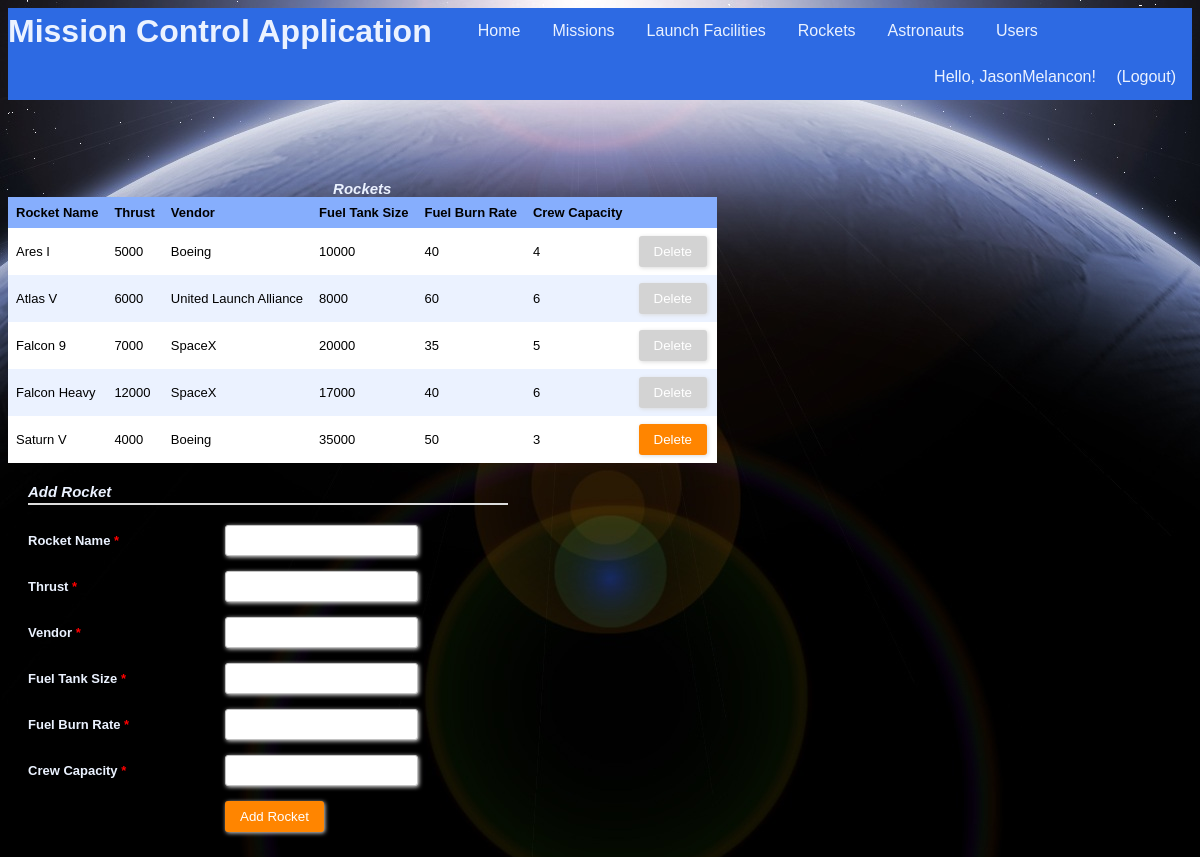
Page /rockets (signed in) on the committed database.
### tables this page shows
CREATE TABLE "Users" (
	`uid`	INTEGER NOT NULL PRIMARY KEY AUTOINCREMENT,
	`firstName`	TEXT NOT NULL,
	`lastName`	TEXT NOT NULL,
	`username`	TEXT NOT NULL UNIQUE,
	`password`	TEXT NOT NULL,
	`regTime`	TEXT NOT NULL,
	`lastLoginTime`	TEXT,
	`pid`	INTEGER NOT NULL
);

CREATE TABLE "Rockets" (
	`rid`	INTEGER NOT NULL PRIMARY KEY AUTOINCREMENT,
	`rname`	TEXT NOT NULL,
	`thrust`	INTEGER NOT NULL,
	`vendor`	TEXT NOT NULL,
	`fuelTankSize`	INTEGER NOT NULL,
	`fuelBurnRate`	INTEGER NOT NULL,
	`crewCapacity`	INTEGER NOT NULL
);

### app.py (the view, shortened to what this page needs)
@app.route("/rockets", methods=["GET", "POST"])
@login_required
def showRockets():
    conn = sqlite3.connect(dbPath)
    conn.row_factory = sqlite3.Row
    c = conn.cursor()
    c.execute("SELECT rid, rid IN (SELECT rid FROM Mission) AS cannotDelete, rname, thrust, vendor, fuelTankSize, fuelBurnRate, crewCapacity FROM Rockets")
    results = c.fetchall()
    formInputs = [['rname', 'text', 'Rocket Name', []], ['thrust', 'number', 'Thrust', []], ['vendor', 'text', 'Vendor', []], ['fuelTankSize', 'number', 'Fuel Tank Size', []], ['fuelBurnRate', 'number', 'Fuel Burn Rate', []], ['crewCapacity', 'number', 'Crew Capacity', []]]
    conn.commit()
    conn.close()
    return render_template("rockets.html", headers=("Rocket Name","Thrust","Vendor","Fuel Tank Size","Fuel Burn Rate", "Crew Capacity"), rows=results, inputs=formInputs)

### app.py (called while the page is built)
@login_manager.user_loader
def load_user(username):
    userRecord = DBgetUser(username)
    if userRecord:
        return User(userRecord["username"], userRecord["password"], True)
    return None

def DBgetUser(username):
    conn = sqlite3.connect(dbPath)
    conn.row_factory = sqlite3.Row
    c = conn.cursor()
    c.execute("SELECT * from Users WHERE username = ?", (username,))
    userRecord = c.fetchone()
    conn.close()
    return userRecord

### templates/rockets.html (shortened to what this page needs)
{% extends "main_template.html" %}
{% from 'macros.html' import GenerateTable, GenerateFormToAddEntry %}
{% block body %}
<section style="float:left">
	{{ GenerateTable('Rockets', headers, rows, 'rid') }}
</section>
<section style="float:left">
	{{ GenerateFormToAddEntry('Add Rocket', inputs) }}
</section>
{% endblock %}

### templates/main_template.html (shortened to what this page needs)
<!DOCTYPE html>
<html>
	<head>
		<link rel="stylesheet" type= "text/css" href="{{ url_for('static', filename='styles.css') }}">
	</head>
	<body>
		<header>
			<ul class="nav">
				<h1 class="nav">Mission Control Application</h1>
				<li class="nav"><a class="nav" href="{{ url_for('index') }}">Home</a></li>
				{% if current_user.is_authenticated %}
				<li class="nav"><a class="nav" href="{{ url_for('showMissions') }}">Missions</a></li>
				<li class="nav"><a class="nav" href="{{ url_for('showFacilities') }}">Launch Facilities</a></li>
				<li class="nav"><a class="nav" href="{{ url_for('showRockets') }}">Rockets</a></li>
				<li class="nav"><a class="nav" href="{{ url_for('showAstronauts') }}">Astronauts</a></li>
				<li class="nav"><a class="nav" href="{{ url_for('showUsers') }}">Users</a></li>
				{% endif %}
				<div class="user-greeting">
					{% if current_user.is_authenticated %}
  						Hello, {{ current_user.id }}!    <a class="nav" href="{{ url_for('showLogout') }}">(Logout)</a>
					{% else %}
						Hello, guest!    <a class="nav" href="{{ url_for('showLogin') }}">Login</a><a class="nav" href="{{ url_for('showSignup') }}">Sign Up</a>
					{% endif %}
				</div>
			</ul>
		</header>
		{% block body %}{% endblock %}
	</body>
</html>

### templates/macros.html (shortened to what this page needs)
{% macro GenerateTable(title, headers, rows, keyName) %}
	{% if rows %}
		<table>
			<caption>
				{{title}}
			</caption>
			<tr>
				{% for header in headers %}
				<th>{{header}}</th>
				{% endfor %}
				<th/>
			</tr>
			{% for row in rows %}
			<tr id ="{{row[keyName]}}">
				{% for value in row %}
					{% if loop.index0 > 1 %}
						<td>
							{% if title == "Astronauts" %}
								<a href="{{ url_for('showAstronautInfo', aid = row[keyName]) }}">{{value|safe}}</a>
							{% else %}
								{{value|safe}}
							{% endif %}
						</td>
					{% endif %}
				{% endfor %}
				{% if row[1] == 1 %}
					{% set disabled = 'disabled' %}
				{% else %}
					{% set disabled = '' %}
				{% endif %}
				<td>
					<div class="form-style-2" style="width:70px; padding: 0px 0px 0px 0px;">
						<form method="post">
							<input type="submit" value="Delete" name="delete.{{ row[0] }}" {{disabled}}/>
						</form>
					</div>
				</td>
			</tr>
			{% endfor %}
		</table>
	{% else %}
		No records found!
	{% endif %}
{% endmacro %}
{% macro GenerateFormToAddEntry(submitButtonText, inputs) %}
	<div class="form-style-2">
	<div class="form-style-2-heading">{{submitButtonText}}</div>
	<form method="post">
		{% for fieldName, fieldType, fieldLabel, optionalValues in inputs %}
			{% if fieldType == 'text' %}
				<label for="{{fieldName}}"><span>{{fieldLabel}} <span class="required">*</span></span><input type="text" class="input-field" name="{{fieldName}}" required/></label>
			{% elif fieldType == 'password' %}
				<label for="{{fieldName}}"><span>{{fieldLabel}} <span class="required">*</span></span><input type="password" class="input-field" name="{{fieldName}}" required/></label>
			{% elif fieldType == 'number' %}
				<label for="{{fieldName}}"><span>{{fieldLabel}} <span class="required">*</span></span><input type="number" class="input-field" name="{{fieldName}}" required/></label>
			{% elif fieldType == 'selectmultiple' %}
				<label for="{{fieldName}}"><span>{{fieldLabel}} <span class="required">*</span></span><select multiple name="{{fieldName}}" class="select-field" required>
				{% for id, displayName in optionalValues %}
					<option value="{{id}}">{{displayName}}</option>
				{% endfor %}
				</select></label>
			{% elif fieldType == 'datetime' %}
				<label for="{{fieldName}}"><span>{{fieldLabel}} <span class="required">*</span></br>(YYYY-MM-DDTHH:MM:SS)</span><input type="datetime-local" class="input-field" name="{{fieldName}}" id="{{optionalValues[0]}}" onchange="changeEnd()" required></label>
			{% elif fieldType == 'date' %}
				<label for="{{fieldName}}"><span>{{fieldLabel}} <span class="required">*</span></br>(YYYY-MM-DD)</span><input type="date" class="input-field" name="{{fieldName}}" required></label>
			{% elif fieldType == 'radio' %}
				<label for="{{fieldName}}"><span>{{fieldLabel}} <span class="required">*</span></span>
				{% for id, displayName in optionalValues %}
					<input type="radio" name="permission" value="{{id}}" required> {{displayName}}
				{% endfor %}
				</label>
			{% endif %}
		{% endfor %}
		<label><span>&nbsp;</span><input type="submit" value="{{submitButtonText}}"/></label>
	</form>
	</div>
{% endmacro %}

### static/styles.css (style rules this page uses)
:root { --light-blue: #EBF2FF; --medium-blue: #86AEFD; --dark-blue: #2D6AE3; }
header { margin-bottom: 80px; }
ul.nav { list-style-type: none; text-align: center; display: block; margin: 0; padding: 0; overflow: hidden; background-color: var(--dark-blue); }
li.nav { float: left; }
a.nav { display: inline-block; color: var(--light-blue); text-align: center; padding: 14px 16px; text-decoration: none; font-family: "Trebuchet MS", Helvetica, sans-serif; }
h1.nav { float: left; margin: 0; padding: 5px 30px 0px 0px; font-family: "Trebuchet MS", Helvetica, sans-serif; color: var(--light-blue); vertical-align: bottom; }
.user-greeting { float: right; list-style-type: none; text-align: center; margin: 0; overflow: hidden; background-color: var(--dark-blue); text-align: center; vertical-align: center; text-decoration: none; font-family: "Trebuchet MS", Helvetica, sans-serif; color: var(--light-blue); }
table { border-collapse: collapse; width: 100%; table-layout: auto; }
th, td { text-align: left; padding: 8px; font: 13px Arial, Helvetica, sans-serif; }
caption { font: 13px Arial, Helvetica, sans-serif; font-weight: bold; font-style: italic; font-size: 15px; color: var(--light-blue); }
tr { background-color: var(--light-blue) }
tr:nth-child(even) { background-color: white }
th { background-color: var(--medium-blue); font-weight: bold; }
.form-style-2 { width: 480px; max-width: 650px; padding: 20px 12px 10px 20px; font: 13px Arial, Helvetica, sans-serif; color: var(--light-blue); }
.form-style-2-heading { font-weight: bold; font-style: italic; border-bottom: 2px solid #ddd; margin-bottom: 20px; font-size: 15px; padding-bottom: 3px; }
.form-style-2 label { display: block; margin: 0px 0px 15px 0px; }
.form-style-2 label > span { width: 40%; font-weight: bold; float: left; padding-top: 8px; padding-right: 5px; }
.form-style-2 span.required { color:red; }
.form-style-2 input.input-field, .form-style-2 .tel-number-field, .form-style-2 .textarea-field, .form-style-2 .select-field { box-sizing: border-box; -webkit-box-sizing: border-box; -moz-box-sizing: border-box; border: 1px solid #C2C2C2; box-shadow: 1px 1px 4px #EBEBEB; -moz-box-shadow: 1px 1px 4px #EBEBEB; -webkit-box-shadow: 1px 1px 4px #EBEBEB; border-radius: 3px; -webkit-border-radius: 3px; -moz-border-radius: 3px; padding: 7px; outline: none; }
.form-style-2 input[type=submit], .form-style-2 input[type=button] { border: none; padding: 8px 15px 8px 15px; background: #FF8500; color: #fff; box-shadow: 1px 1px 4px #DADADA; -moz-box-shadow: 1px 1px 4px #DADADA; -webkit-box-shadow: 1px 1px 4px #DADADA; border-radius: 3px; -webkit-border-radius: 3px; -moz-border-radius: 3px; }
.form-style-2 input[type=submit]:disabled, .form-style-2 input[type=button]:disabled { background: lightgray; color: #fff; }

### rows in the picture
Users: id "JasonMelancon"
Rockets: rname "Ares I", thrust "5000", vendor "Boeing", fuelTankSize "10000", row "40" "4"
Rockets: rname "Atlas V", thrust "6000", vendor "United Launch Alliance", fuelTankSize "8000", row "60" "6"
Rockets: rname "Falcon 9", thrust "7000", vendor "SpaceX", fuelTankSize "20000", row "35" "5"
Rockets: rname "Falcon Heavy", thrust "12000", vendor "SpaceX", fuelTankSize "17000", row "40" "6"
Rockets: rname "Saturn V", thrust "4000", vendor "Boeing", fuelTankSize "35000", row "50" "3"

### other values in the picture
{{ title }} "Rockets"
{{ header }} "Rocket Name" "Thrust" "Vendor" "Fuel Tank Size" "Fuel Burn Rate" "Crew Capacity"
{{ submitButtonText }} "Add Rocket"
{{ fieldLabel }} "Rocket Name" "Vendor"
{{ fieldLabel }} "Thrust" "Fuel Tank Size" "Fuel Burn Rate" "Crew Capacity"
